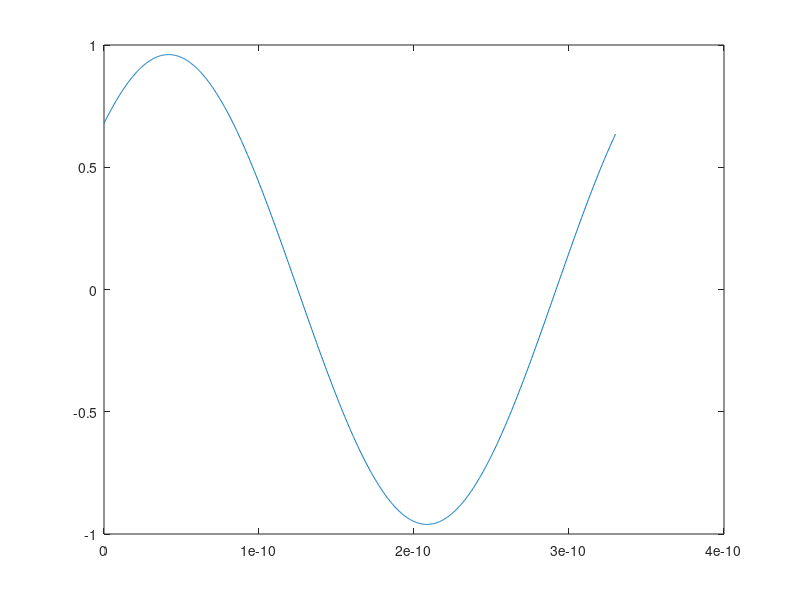

The MATLAB script that drew this image:
function [] = HW2_p4()
% function [] = HW2_p4()
close all;
t = linspace(0,.00000000033,1000);
omega = 2*pi*(3e9);
expression = exp(-.04)*cos((omega.*t) - (pi/4));
plot(t,expression);
end
